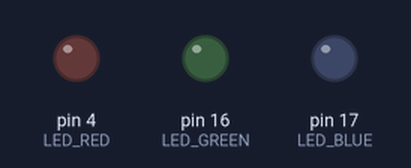
A sketch run on a simulated Arduino Uno, built with avr-gcc and run on an emulated ATmega328P. Shown: output pins drawn as LEDs (lit = HIGH).

Above: at 0.5 s.
At 1.5 s:
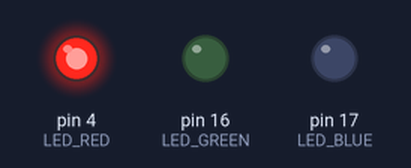
At 3.5 s:
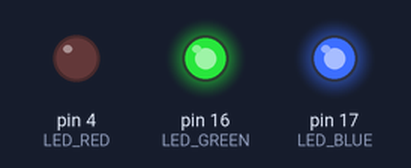
At 4.5 s:
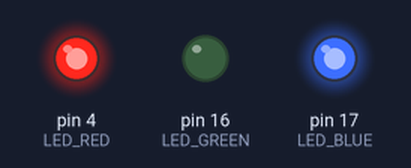
At 5.5 s:
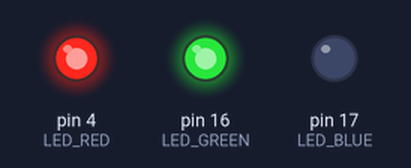
Timing chart, 0 to 6.9 s (numbered marks = the images above):
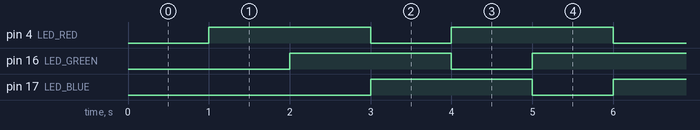

The sketch:

sketch_dec26a.ino
```cpp
#define LED_RED 4
#define LED_GREEN 16
#define LED_BLUE 17

void setup() {
  // put your setup code here, to run once:
  pinMode(LED_RED, OUTPUT);
  pinMode(LED_GREEN, OUTPUT);
  pinMode(LED_BLUE, OUTPUT);
}

void loop() {
  // put your main code here, to run repeatedly:
  // Red
  digitalWrite(LED_RED, LOW);
  delay(1000);
  digitalWrite(LED_RED, HIGH);

  // Green
  digitalWrite(LED_GREEN, LOW);
  delay(1000);
  digitalWrite(LED_GREEN, HIGH);

  // Blue
  digitalWrite(LED_BLUE, LOW);
  delay(1000);
  digitalWrite(LED_BLUE, HIGH);
}
```

Measured:
- by itself, pin 4 (LED_RED), pin 16 (LED_GREEN), pin 17 (LED_BLUE): alternates HIGH for 2.0 s and LOW for 1.0 s
